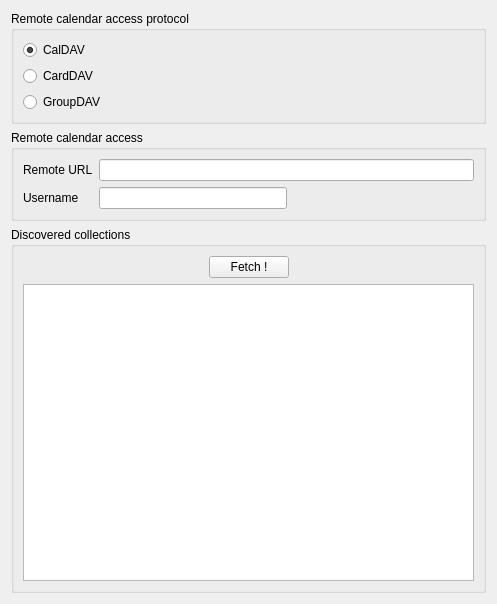
<?xml version="1.0" encoding="UTF-8"?>
<ui version="4.0">
 <class>UrlConfigurationDialog</class>
 <widget class="QWidget" name="UrlConfigurationDialog">
  <property name="geometry">
   <rect>
    <x>0</x>
    <y>0</y>
    <width>497</width>
    <height>604</height>
   </rect>
  </property>
  <property name="sizePolicy">
   <sizepolicy hsizetype="Preferred" vsizetype="Preferred">
    <horstretch>0</horstretch>
    <verstretch>0</verstretch>
   </sizepolicy>
  </property>
  <property name="locale">
   <locale language="English" country="UnitedStates"/>
  </property>
  <layout class="QVBoxLayout" name="verticalLayout_4">
   <item>
    <widget class="KButtonGroup" name="remoteProtocol">
     <property name="locale">
      <locale language="English" country="UnitedStates"/>
     </property>
     <property name="title">
      <string>Remote calendar access protocol</string>
     </property>
     <property name="current" stdset="0">
      <number>0</number>
     </property>
     <layout class="QVBoxLayout" name="verticalLayout">
      <item>
       <widget class="QRadioButton" name="caldav">
        <property name="text">
         <string>CalDAV</string>
        </property>
        <property name="checked">
         <bool>true</bool>
        </property>
       </widget>
      </item>
      <item>
       <widget class="QRadioButton" name="carddav">
        <property name="text">
         <string>CardDAV</string>
        </property>
       </widget>
      </item>
      <item>
       <widget class="QRadioButton" name="groupdav">
        <property name="text">
         <string>GroupDAV</string>
        </property>
       </widget>
      </item>
     </layout>
    </widget>
   </item>
   <item>
    <widget class="QGroupBox" name="groupBox_2">
     <property name="locale">
      <locale language="English" country="UnitedStates"/>
     </property>
     <property name="title">
      <string>Remote calendar access</string>
     </property>
     <layout class="QVBoxLayout" name="verticalLayout_2">
      <item>
       <layout class="QFormLayout" name="formLayout">
        <item row="0" column="0">
         <widget class="QLabel" name="label">
          <property name="text">
           <string>Remote URL</string>
          </property>
         </widget>
        </item>
        <item row="0" column="1">
         <widget class="QLineEdit" name="remoteUrl">
          <property name="minimumSize">
           <size>
            <width>350</width>
            <height>0</height>
           </size>
          </property>
         </widget>
        </item>
        <item row="1" column="0">
         <widget class="QLabel" name="label_4">
          <property name="locale">
           <locale language="English" country="UnitedStates"/>
          </property>
          <property name="text">
           <string>Username</string>
          </property>
         </widget>
        </item>
        <item row="1" column="1">
         <layout class="QHBoxLayout" name="horizontalLayout">
          <item>
           <widget class="QLineEdit" name="username">
            <property name="sizePolicy">
             <sizepolicy hsizetype="Expanding" vsizetype="Fixed">
              <horstretch>0</horstretch>
              <verstretch>0</verstretch>
             </sizepolicy>
            </property>
            <property name="locale">
             <locale language="English" country="UnitedStates"/>
            </property>
           </widget>
          </item>
          <item>
           <spacer name="horizontalSpacer_2">
            <property name="orientation">
             <enum>Qt::Horizontal</enum>
            </property>
            <property name="sizeHint" stdset="0">
             <size>
              <width>40</width>
              <height>20</height>
             </size>
            </property>
           </spacer>
          </item>
         </layout>
        </item>
       </layout>
      </item>
     </layout>
    </widget>
   </item>
   <item>
    <widget class="QGroupBox" name="groupBox">
     <property name="locale">
      <locale language="English" country="UnitedStates"/>
     </property>
     <property name="title">
      <string>Discovered collections</string>
     </property>
     <layout class="QVBoxLayout" name="verticalLayout_3">
      <item>
       <layout class="QHBoxLayout" name="horizontalLayout_2">
        <item>
         <spacer name="horizontalSpacer">
          <property name="orientation">
           <enum>Qt::Horizontal</enum>
          </property>
          <property name="sizeHint" stdset="0">
           <size>
            <width>40</width>
            <height>20</height>
           </size>
          </property>
         </spacer>
        </item>
        <item>
         <widget class="KPushButton" name="fetchButton">
          <property name="text">
           <string>Fetch !</string>
          </property>
         </widget>
        </item>
        <item>
         <spacer name="horizontalSpacer_3">
          <property name="orientation">
           <enum>Qt::Horizontal</enum>
          </property>
          <property name="sizeHint" stdset="0">
           <size>
            <width>40</width>
            <height>20</height>
           </size>
          </property>
         </spacer>
        </item>
       </layout>
      </item>
      <item>
       <widget class="QTreeView" name="discoveredUrls"/>
      </item>
     </layout>
    </widget>
   </item>
  </layout>
 </widget>
 <customwidgets>
  <customwidget>
   <class>KButtonGroup</class>
   <extends>QGroupBox</extends>
   <header>kbuttongroup.h</header>
   <container>1</container>
  </customwidget>
  <customwidget>
   <class>KPushButton</class>
   <extends>QPushButton</extends>
   <header>kpushbutton.h</header>
  </customwidget>
 </customwidgets>
 <resources/>
 <connections/>
</ui>
